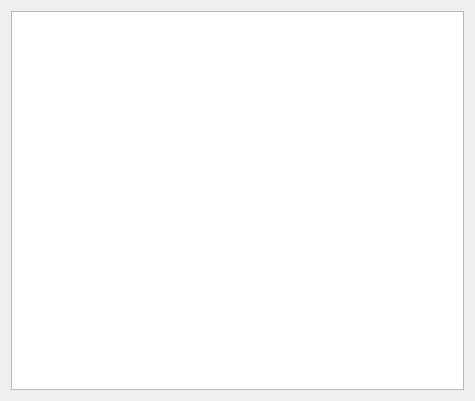
<?xml version="1.0" encoding="UTF-8"?>
<ui version="4.0">
 <class>Widget</class>
 <widget class="QWidget" name="Widget">
  <property name="geometry">
   <rect>
    <x>0</x>
    <y>0</y>
    <width>475</width>
    <height>401</height>
   </rect>
  </property>
  <property name="windowTitle">
   <string>Pacman</string>
  </property>
  <layout class="QGridLayout" name="gridLayout">
   <item row="0" column="0">
    <widget class="QGraphicsView" name="graphicsView"/>
   </item>
  </layout>
 </widget>
 <resources/>
 <connections/>
</ui>
